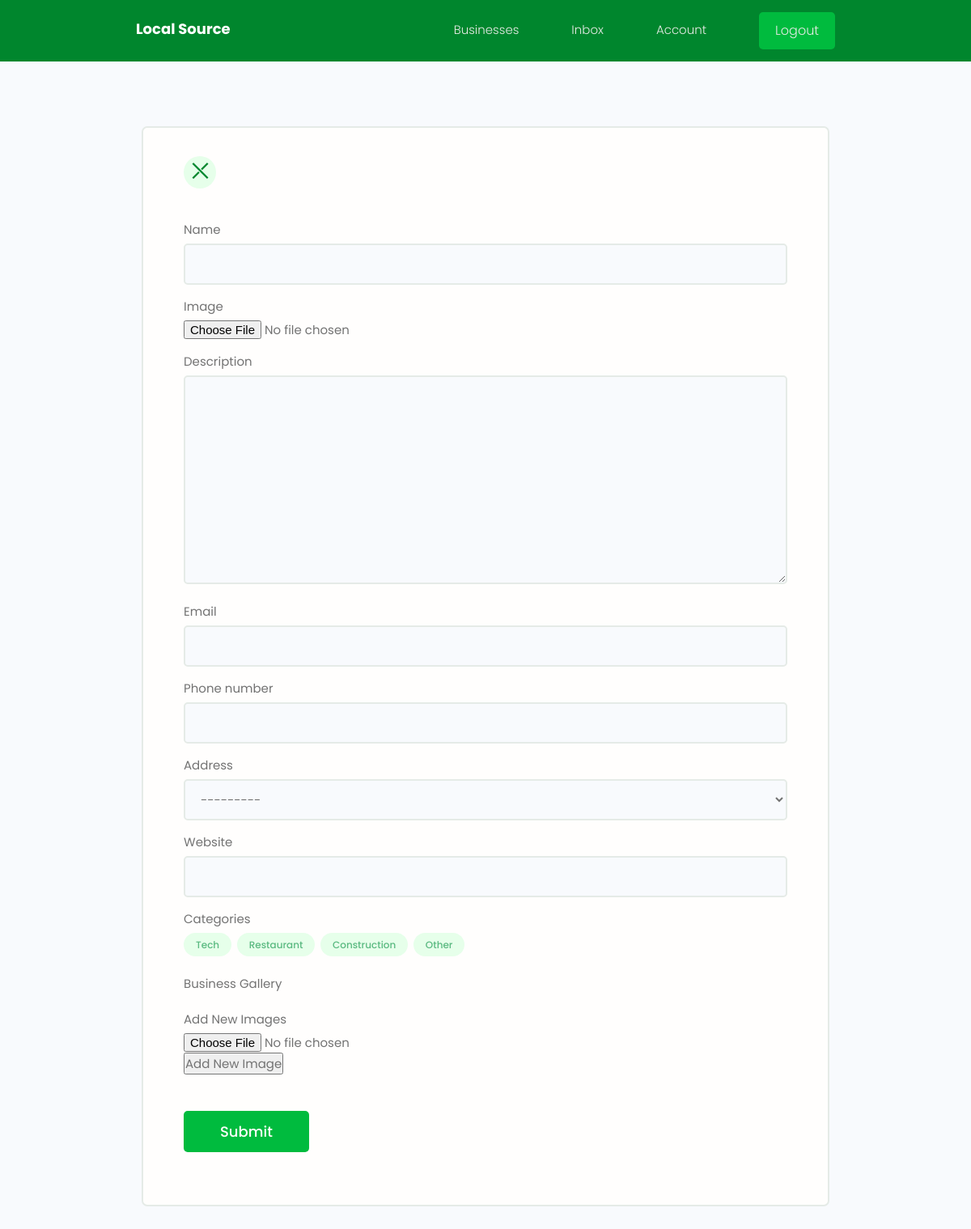
Before: /create_business (signed in) with the older database file.
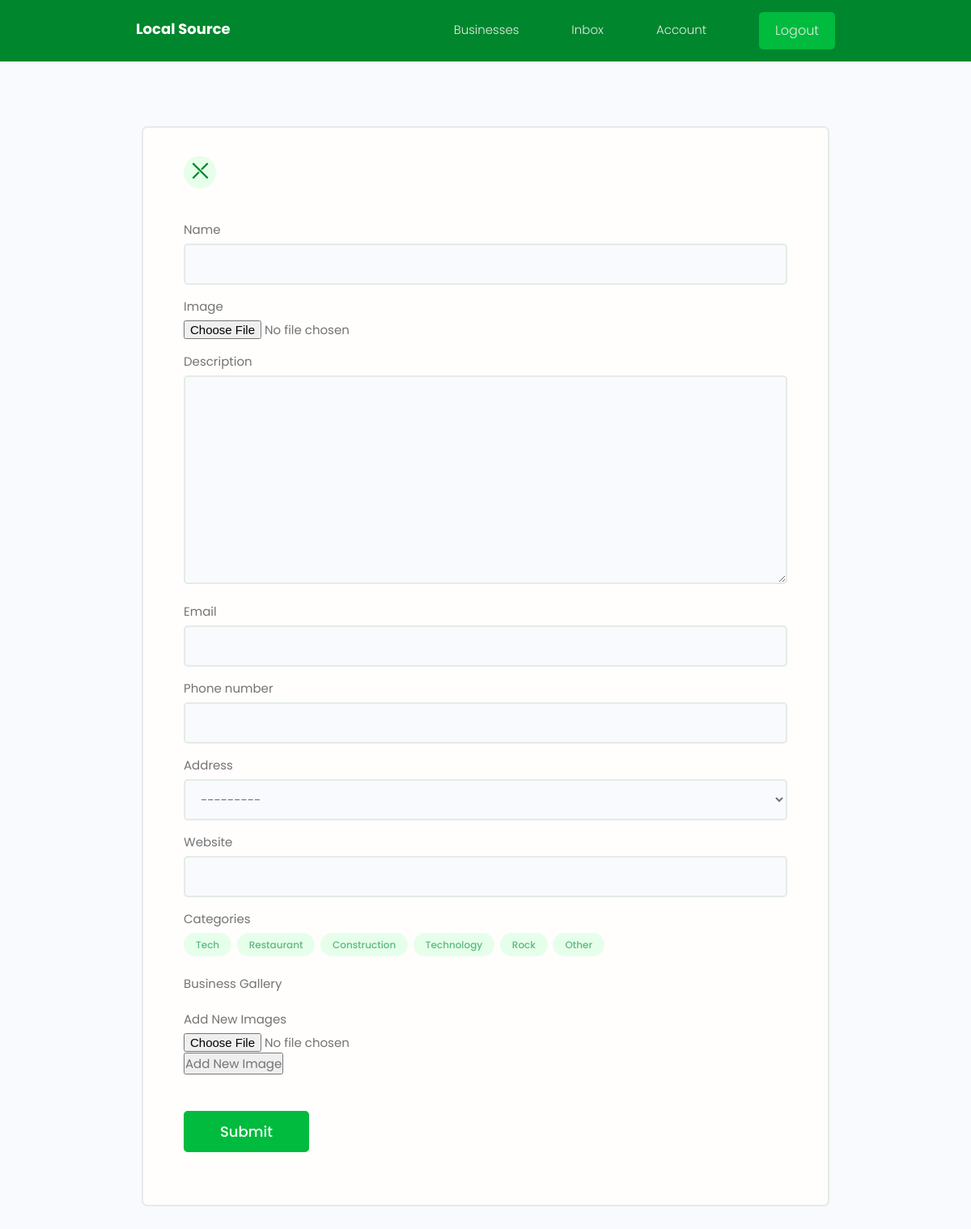
After: the same page with the newer database file.
### Business/models.py (models this page shows, shortened)
class Business(models.Model):
    OPTIONS = (
        ("Approved", "Approved"),
        ("Pending", "Pending"),
        ("Declined", "Declinedz")
    )
    approval_state = models.CharField(max_length=10, choices=OPTIONS, null=True, blank=True)
    owner = models.ForeignKey(Profile, on_delete=models.CASCADE)
    name = models.CharField(max_length=200)
    categories = models.ManyToManyField("Category", blank=True)
    description = models.TextField(null=True, blank=True)
    address = models.ForeignKey("Address", on_delete=models.CASCADE)
    image = models.ImageField(null=True, blank=True, default="default.jpg")
    phone_number = models.IntegerField(blank=True, null=True)
    email = models.EmailField()
    website = models.CharField(max_length=200, null=True, blank=True)
    vote_total = models.IntegerField(default=0, null=True, blank=True)
    vote_ratio = models.IntegerField(default=0, null=True, blank=True)
    id = models.UUIDField(primary_key=True, default=uuid.uuid4, editable=False, unique=True)
    created = models.DateTimeField(auto_now_add=True)
    class Meta:
        verbose_name_plural = "Businesses"
        ordering = ['-vote_ratio', '-vote_total', 'name']

class Category(models.Model):
    creator = models.ForeignKey(Profile, on_delete=models.SET_NULL, null=True, blank=True)
    name = models.CharField(max_length=200)
    descritpion = models.TextField()
    id = models.UUIDField(default=uuid.uuid4, primary_key=True, unique=True, editable=False)
    created = models.DateTimeField(auto_now_add=True)

### Business/views.py (the view, shortened to what this page needs)
# urls.py: path('create_business', views.create_business, name="create-business"),
@login_required(login_url="login")
def create_business(request):
    profile = request.user.profile
    form = BusinessForm()
    formset = BusinessImageFormSet()
    context = {
        'form': form,
        'categories': Category.objects.all(),
        'formset':formset
    }
    return render(request, "business/business_form.html", context)

### Business/forms.py
class BusinessForm(ModelForm):
    class Meta:
        model = Business
        fields = ['name', 'image', 'description', 'email', 'phone_number', 'address', 'website']
        widgets = {
            'categories': forms.CheckboxSelectMultiple(),
        }
        widgets ={
            'businessImage'
        }
    def __init__(self, *args, **kwargs):
        super(BusinessForm, self).__init__(*args, **kwargs)
        for name, field in self.fields.items():
            field.widget.attrs.update({'class': 'input'})

### Business/models.py (called while the page is built)
    def __str__(self):
        return self.street_address + " " + self.city + " " + self.state + " " + self.country + " " + self.zip_code

### Business/templates/Business/business_form.html (shortened to what this page needs)
{% extends 'main.html' %}
{% load static %}
{% block content %}
<main class="formPage my-xl">
    <div class="content-box">
        <div class="formWrapper">
            <a class="backButton" href="{% url 'account' %}"><span style="font-weight:bold; font-size:25px; color:#00862d" %}>&#10540;</span></a>
            <br>
            <form class="form" method="POST" enctype="multipart/form-data">
                {% for field in form %}
                <div class="form__field">
                    <label for="formInput#text">{{field.label}}</label>
                    {{field}}
                </div>
                {% endfor %}
                <div class="form__field">
                    <label>Categories</label>
                    <div class="category-list">
                        {% for category in categories %}
                            <div class="business-tag tag tag--pill tag--main {% if category.id in selected_category_ids %}selected{% endif %}"
                                 data-id="{{ category.id }}">
                                {{ category.name }}
                            </div>
                        {% endfor %}
                        <div class="business-tag tag tag--pill tag--main {% if custom_categories %}selected{% endif %}"
                             data-id="other">
                            Other
                        </div>
                    </div>
                </div>
                <div class="form__field">
                    <label>Business Gallery</label>
                </div>
                <div class="form__field">
                    <label>Add New Images</label>
                    <div id="new-images-container">
                        <input type="file" name="new_images" class="new-image-input">
                    </div>
                    <button type="button" id="add-new-image">Add New Image</button>
                </div>
                <input class="btn btn--sub btn--lg  my-md" type="submit" value="Submit" />
            </form>
        </div>
    </div>
</main>
{% endblock %}

Changed rows visible on the page:
added Category: name "Technology"
added Category: name "Rock"
